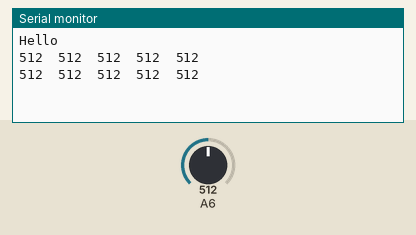
Simulated run of this sketch. Board: Arduino Nano, built with avr-gcc and run on an emulated ATmega328P. Parts: the last lines printed to the serial monitor. The test bench sets the inputs (shaded band); at power-on: A6 = 512.

Above: at 1.3 s.
1.4 s: A6 set to 716
At 1.9 s:
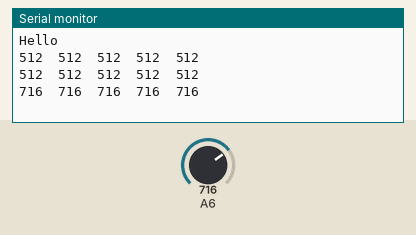
2.9 s: A6 set to 900
At 3.4 s:
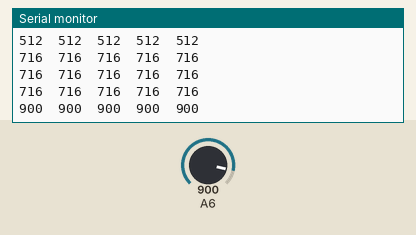
Timing chart, 0 to 5.9 s (numbered marks = the images above; inputs shaded):
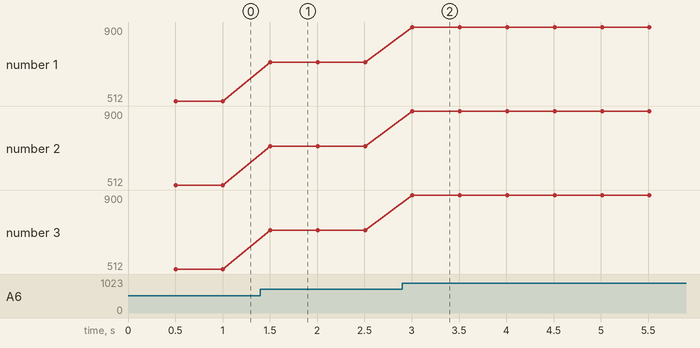

Measured:
- after the input at 1.4 s, the serial monitor: prints a new line after 0.10 s (image 1)
- after the input at 2.9 s, the serial monitor: prints a new line after 0.11 s (image 2)
- plotted number 1: 512 → 716 after the input at 1.4 s, 716 → 900 after the input at 2.9 s
- plotted number 2: 512 → 716 after the input at 1.4 s, 716 → 900 after the input at 2.9 s
- plotted number 3: 512 → 716 after the input at 1.4 s, 716 → 900 after the input at 2.9 s

The sketch:

Hall_interface.ino
```cpp
/*
	For the Mussel Tracker v2 RevB boards,
	Hall effect board 1 sleep line is Analog 2 (PC2),
	analog input line is Analog 6 (ADC6).
	Hall effect board 2 sleep line is Analog 3 (PC3),
	analog input line is Analog 7 (ADC7).

	Pull sleep lines LOW to put the chip to sleep

*/

long elapsed;
int myDelay = 500;
int read1; // hold A-D value
int hall1; // hold A-D value for hall effect sensor 1
int hall2; // hold A-D value for hall effect sensor 2


void setup() {
	pinMode(A2, OUTPUT); // sleep line for hall effect 1
	digitalWrite(A2, LOW);
	pinMode(A3, OUTPUT); // sleep line for hall effect 2
	digitalWrite(A3, LOW);
	pinMode(A6, INPUT);
	pinMode(A7, INPUT);

	Serial.begin(57600);
	Serial.println("Hello");

	elapsed = millis(); // initialize the elapsed variable


}

void loop() {
  // put your main code here, to run repeatedly:
	if (millis() > elapsed + myDelay){
		elapsed = millis();
		digitalWrite(A2, HIGH); // wake Hall Effect sensor 1
		delay(1); // give 1ms delay to wake
		analogRead(A6); // throw-away first reading
		hall1 = 0; // always reset the hall1 value to zero before A-D reads
		for (byte i = 0; i < 4; i++) {
			read1 = analogRead(A6);
			Serial.print(read1);
			Serial.print("\t");
			hall1 = hall1 + read1;
			delay(5); // short delay
		}
		// hall1 should now hold the sum of 4 analog reads.
		// Do a 2-position right shift to divide that value
		// by 4 to get the average.
		hall1 = hall1 >> 2; // right-shift 2 bits
		Serial.println(hall1); // read Hall Effect sensor 1
		digitalWrite(A2, LOW); // turn hall effect back off
	}
}
```
